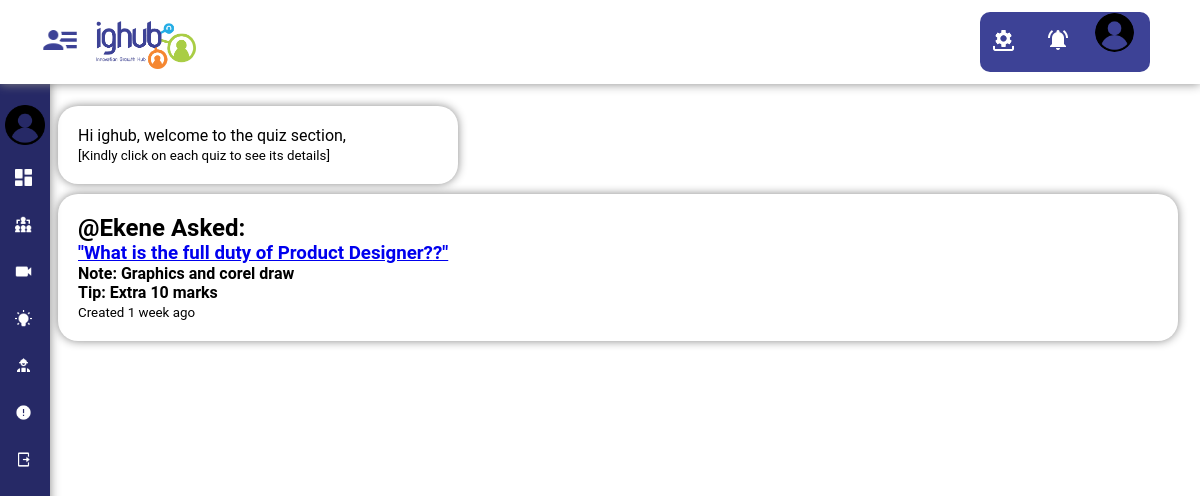
Page /dashboard/quiz/ (signed in) on the committed database.
### tutorsapp/models.py (models this page shows, shortened)
class Quiz(models.Model):
    user = models.ForeignKey(User, on_delete=models.SET_NULL, null=True)
    quiz = models.CharField(max_length=2000, blank=True, null=True)
    prize = models.CharField(max_length=150, blank=True, null=True)
    notes = models.TextField(blank=True, null=True, max_length=2000)
    created_at = models.DateTimeField(auto_now_add=True)
    edited_at = models.DateTimeField(auto_now=True)
    class Meta:
        ordering = ['-edited_at', '-created_at']

### lmsapp/views.py (the view)
def Quizsection(request):
    quizes = Quiz.objects.all()
    if request.user.is_authenticated:
        data = user_reg.objects.filter(username=request.user.username).first()
        context = {'data':data, 'quizes':quizes}
    return render(request, 'lmsapp/quiz.html', context)

### lmsapp/templates/lmsapp/quiz.html (shortened to what this page needs)
{% extends 'general.html' %}
{% load static %}
{% block content %}
<!DOCTYPE html>
<html lang="en">
	<head>
		<link rel="stylesheet" href="{% static 'styles/quiz.css' %}" />
	</head>
	<body>
		<main>
			<div class="welcomequizoutter">
				<div class="welcomequiz">
					<p> Hi {{ user.username }}, welcome to the quiz section,</p>
					<small>[Kindly click on each quiz to see its details]</small><br/>
				</div>
			</div>
			{% for data in quizes %}
			<div class="quizproper">
				<a ><h2>@{{ data.user }}</a> Asked:</h2>
				<a href="/user/quizdetails/{{ data.id }}/">
					<h3>"{{ data.quiz}}?"</h3>
				</a>
				<h4>Note: {{ data.notes }}</h4>
				<h4>Tip: {{ data.prize }}</h4>
				<small>Created {{ data.created_at | timesince }} ago</small><br/>
			</div>
			<br />
			<br />
			<br />
			{% endfor %}
		</main>
	</body>
</html>
{% endblock %}

### static/styles/general.css (style rules this page uses)
* { box-sizing: border-box; margin: 0; padding: 0; font-family: montserrat, Roboto, tahoma; }
.sideBarProfile h4, p { color: white; }

### static/styles/quiz.css (style rules this page uses)
* { box-sizing: border-box; margin: 0; padding: 0; font-family: roboto, tahoma; }
main { width: 95%; margin-left: 4%; margin-top: 8%; padding: 10px; }
.welcomequiz { margin-bottom: 10px; background-color: white; box-shadow: 0px 0px 10px #888888; padding: 20px; border-radius: 20px; width: 400px; color: black; }
.welcomequiz p { color: black; }
.quizproper { margin-bottom: 1px; background-color: white; box-shadow: 0px 0px 10px #888888; padding: 20px; border-radius: 20px; margin-bottom: -50px; }
.welcomequizoutter { display: flex; align-items: center; justify-content: space-between; }

### rows in the picture
Quiz: user "Ekene", quiz "What is the full duty of Product Designer?", notes "Graphics and corel draw", prize "Extra 10 marks", created_at "1 week"

### other values in the picture
{{ user.username }} "ighub"
